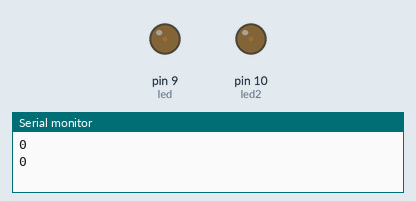
The sketch below on a simulated Arduino Uno, built with avr-gcc and run on an emulated ATmega328P. On the bench: output pins drawn as LEDs (lit = HIGH), the last lines printed to the serial monitor.

Above: at 0.1 s.
At 11.1 s:
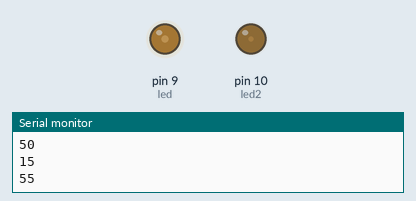
At 22.1 s:
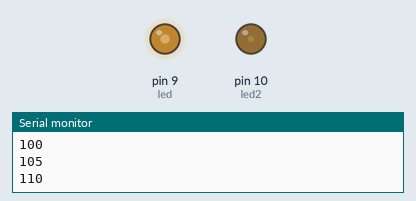
At 35.1 s:
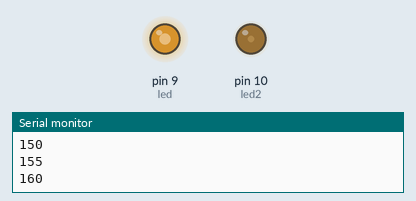
Timing chart, 0 to 40.0 s (numbered marks = the images above):
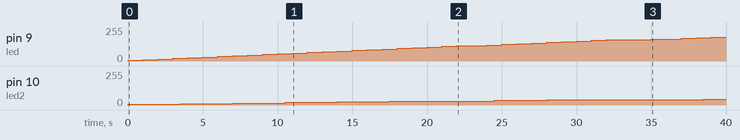

Measured:
- by itself, pin 9 (led): moves from 0/255 to 180/255 over 39.0 s
- by itself, pin 10 (led2): moves from 0/255 to 45/255 over 38.5 s

The sketch:

fadeinout-differentrates.ino.ino
```cpp
int led = 9;
int brillo = 0;
int fadein = 1;
int fadein2=1;


int led2 = 10;
int brillo2 = 0;


void setup() {
  pinMode(led, OUTPUT);

  Serial.begin(9600);
}

void loop() {

  analogWrite(led, brillo);
  analogWrite(led2, brillo2);


  if (millis()%1000==0) {
 Serial.println(brillo);


    if (fadein == 1) {
      brillo = brillo + 5;
    }
     if (fadein == 0) {

      brillo = brillo - 5;
    }

  }
   if (millis()%3500==0) {
 Serial.println(brillo2);


    if (fadein2 == 1) {
      brillo2 = brillo2 + 5;
    }
     if (fadein2 == 0) {

      brillo2 = brillo2 - 5;
    }

  }
  if (brillo == 255) {
      fadein = 0;
    }

  if (brillo == 0) {
      fadein = 1;
    }
      if (brillo2 == 255) {
      fadein = 0;
    }

  if (brillo2 == 0) {
      fadein = 1;
    }

  delay(1);

}
```
